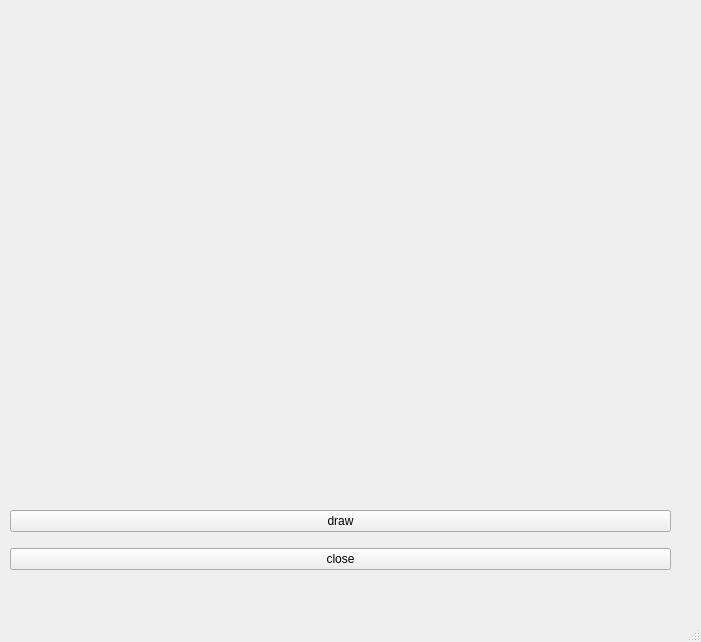
<?xml version="1.0" encoding="UTF-8"?>
<ui version="4.0">
 <class>MainWindow</class>
 <widget class="QMainWindow" name="MainWindow">
  <property name="geometry">
   <rect>
    <x>0</x>
    <y>0</y>
    <width>701</width>
    <height>642</height>
   </rect>
  </property>
  <property name="windowTitle">
   <string>MainWindow</string>
  </property>
  <widget class="QWidget" name="centralwidget">
   <widget class="QWidget" name="verticalLayoutWidget">
    <property name="geometry">
     <rect>
      <x>10</x>
      <y>0</y>
      <width>661</width>
      <height>491</height>
     </rect>
    </property>
    <layout class="QVBoxLayout" name="verticalLayout"/>
   </widget>
   <widget class="QWidget" name="verticalLayoutWidget_2">
    <property name="geometry">
     <rect>
      <x>10</x>
      <y>500</y>
      <width>661</width>
      <height>80</height>
     </rect>
    </property>
    <layout class="QVBoxLayout" name="verticalLayout_2">
     <item>
      <widget class="QPushButton" name="pushButtonOK">
       <property name="text">
        <string>draw</string>
       </property>
      </widget>
     </item>
     <item>
      <widget class="QPushButton" name="pushButtonClose">
       <property name="text">
        <string>close</string>
       </property>
      </widget>
     </item>
    </layout>
   </widget>
  </widget>
  <widget class="QMenuBar" name="menubar">
   <property name="geometry">
    <rect>
     <x>0</x>
     <y>0</y>
     <width>701</width>
     <height>24</height>
    </rect>
   </property>
  </widget>
  <widget class="QStatusBar" name="statusbar"/>
 </widget>
 <resources/>
 <connections/>
</ui>
